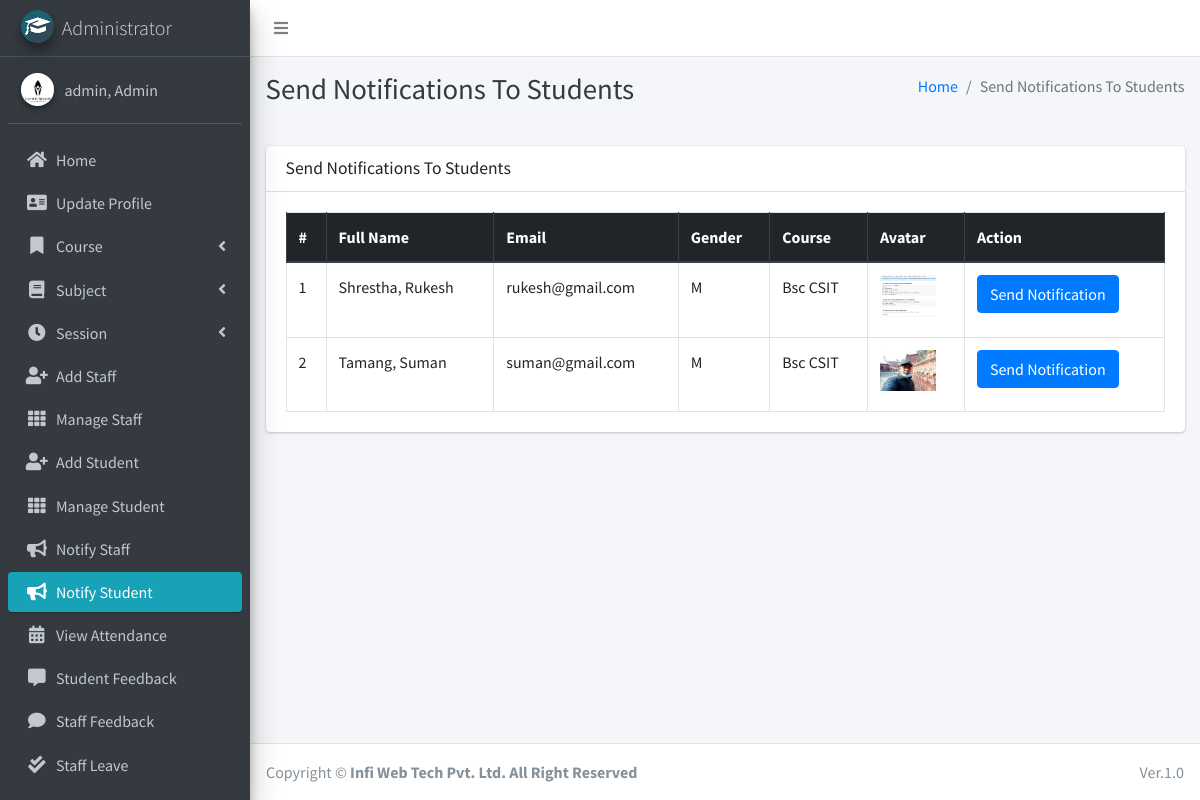
Page /admin_notify_student (signed in) on the committed database.
### main_app/models.py (models this page shows, shortened)
class CustomUser(AbstractUser):
    USER_TYPE = ((1, "HOD"), (2, "Staff"), (3, "Student"))
    GENDER = [("M", "Male"), ("F", "Female")]
    username = None  # Removed username, using email instead
    email = models.EmailField(unique=True)
    user_type = models.CharField(default=1, choices=USER_TYPE, max_length=1)
    gender = models.CharField(max_length=1, choices=GENDER)
    profile_pic = models.ImageField()
    address = models.TextField()
    fcm_token = models.TextField(default="")  # For firebase notifications
    created_at = models.DateTimeField(auto_now_add=True)
    updated_at = models.DateTimeField(auto_now=True)
    USERNAME_FIELD = "email"
    REQUIRED_FIELDS = []
    objects = CustomUserManager()
    def __str__(self):
        return self.last_name + ", " + self.first_name

class Student(models.Model):
    admin = models.OneToOneField(CustomUser, on_delete=models.CASCADE)
    course = models.ForeignKey(Course, on_delete=models.DO_NOTHING, null=True, blank=False)
    session = models.ForeignKey(Session, on_delete=models.DO_NOTHING, null=True)

class Course(models.Model):
    name = models.CharField(max_length=120)
    created_at = models.DateTimeField(auto_now_add=True)
    updated_at = models.DateTimeField(auto_now=True)

### main_app/hod_views.py (the view)
# urls.py: path("admin_notify_student", hod_views.admin_notify_student,
def admin_notify_student(request):
    student = CustomUser.objects.filter(user_type=3)
    context = {
        'page_title': "Send Notifications To Students",
        'students': student
    }
    return render(request, "hod_template/student_notification.html", context)

### main_app/templates/hod_template/student_notification.html (shortened to what this page needs)
{% extends 'main_app/base.html' %}
{% load static %}
{% block page_title %}{{page_title}}{% endblock page_title %}
{% block content %}
<section class="content">
    <div class="container-fluid">
        <div class="row">
            <div class="col-md-12">
                <div class="card">
                    <div class="card-header">
                        <h3 class="card-title">{{page_title}}</h3>
                    </div>
                    <div class="card-body">
                        <table id="example2" class="table table-bordered table-hover">
                            <thead class="thead-dark">
                                <tr>
                                    <th>#</th>
                                    <th>Full Name</th>
                                    <th>Email</th>
                                    <th>Gender</th>
                                    <th>Course</th>
                                    <th>Avatar</th>
                                    <th>Action</th>
                                </tr>
                            </thead>
                            <tbody>
                                {% for student in students %}
                                <tr>
                                    <td>{{ forloop.counter }}</td>
                                    <td>{{student.last_name}}, {{student.first_name}}</td>
                                    <td>{{student.email}}</td>
                                    <td>{{student.gender}}</td>
                                    <td>{{student.student.course.name}}</td>
                                    <td>
                                        {% if student.profile_pic == ""  %}
                                        No Image
                                        {% else %}
                                        <img class="img img-fluid mb-2" height="56" width="56"
                                            src="{{student.profile_pic}}" alt="">
                                        {% endif %}
                                    </td>
                                    <td><button data-toggle = "modal" data-target = "#myModal"class="btn btn-primary show_notification" value="{{student.id}}">Send Notification</button>
                                    </td>
                                </tr>
                                {% endfor %}
                            </tbody>
                        </table>
                    </div>
                </div>
            </div>
        </div>
    </div>
</section>
{% endblock content %}

### main_app/templates/main_app/base.html (shortened to what this page needs)
{% load static %}
<!DOCTYPE html>
<html>
<head>
    <link rel="stylesheet" href="{% static 'plugins/fontawesome-free/css/all.min.css'%} ">
    <link rel="stylesheet" href="https://code.ionicframework.com/ionicons/2.0.1/css/ionicons.min.css">
    <link rel="stylesheet"
        href="{% static 'plugins/tempusdominus-bootstrap-4/css/tempusdominus-bootstrap-4.min.css'%} ">
    <link rel="stylesheet" href="{% static 'plugins/icheck-bootstrap/icheck-bootstrap.min.css'%} ">
    <link rel="stylesheet" href="{% static 'dist/css/adminlte.min.css'%} ">
    <link rel="stylesheet" href="{% static 'plugins/overlayScrollbars/css/OverlayScrollbars.min.css'%} ">
    <link rel="stylesheet" href="{% static 'plugins/daterangepicker/daterangepicker.css'%} ">
</head>
<body class="hold-transition sidebar-mini layout-fixed">
    <div class="wrapper">
        <nav class="main-header navbar navbar-expand navbar-white navbar-light">
            <ul class="navbar-nav">
                <li class="nav-item">
                    <a class="nav-link" data-widget="pushmenu" href="#"><i class="fas fa-bars"></i></a>
                </li>
            </ul>
        </nav>
        {% include "main_app/sidebar_template.html" with user=user %}
        <div class="content-wrapper">
            <div class="content-header">
                <div class="container-fluid">
                    <div class="row mb-2">
                        <div class="col-sm-6">
                            <h1 class="m-0 text-dark">{% block page_title %}{% endblock page_title %}</h1>
                        </div>
                        <div class="col-sm-6">
                            <ol class="breadcrumb float-sm-right">
                                <li class="breadcrumb-item"><a href="#">Home</a></li>
                                <li class="breadcrumb-item active">{{ page_title }}</li>
                            </ol>
                        </div>
                    </div>
                </div>
            </div>
<section class="content">
    <div class="container-fluid">
        <div class="row">
            <div class="col-md-12">
            </div></div></div></section>
            {% block content %}
            {% endblock content %}
        </div>
        {% include "main_app/footer.html" %}
    </div>
</body>
</html>

### main_app/templates/main_app/sidebar_template.html (shortened to what this page needs)
{% load static %}
<aside class="main-sidebar sidebar-dark-info elevation-4">
    {% if request.user.user_type == '1' %}
    <a href="{% url 'admin_home' %}" class="brand-link">
        <img src="{% static 'dist/img/cmsl.png' %} " alt="AdminLTE Logo"
            class="brand-image img-circle elevation-3" >
        <span class="brand-text font-weight-light">Administrator</span>
    </a>
    <div class="sidebar">
        <div class="user-panel mt-3 pb-3 mb-3 d-flex">
            <div class="image">
                <img src="{{ request.user.profile_pic}}" class="img-circle elevation-2" alt="User Image">
            </div>
            <div class="info">
                <a href="#" class="d-block">{{user}}</a>
            </div>
        </div>
        <nav class="mt-2">
            <ul class="nav nav-pills nav-sidebar flex-column" data-widget="treeview" role="menu" data-accordion="false">
                <li class="nav-item">
                    {% url 'admin_home' as admin_home %}
                    <a href="{{admin_home}}" class="nav-link {% if admin_home == request.path %} active {% endif %}">
                        <i class="nav-icon fas fa-home"></i>
                        <p>
                            Home
                        </p>
                    </a>
                </li>
                <li class="nav-item">
                    {% url 'admin_view_profile' as admin_view_profile %}
                    <a href="{{admin_view_profile}}"
                        class="nav-link {% if admin_view_profile == request.path %} active {% endif %}">
                        <i class="nav-icon fas fa-address-card"></i>
                        <p>
                            Update Profile
                        </p>
                    </a>
                </li>
                <li class="nav-item has-treeview">
                    <a href="#" class="nav-link">
                        <i class="nav-icon fas fa-bookmark"></i>
                        <p>
                            Course
                            <i class="fas fa-angle-left right"></i>
                        </p>
                    </a>
                </li>
                <li class="nav-item has-treeview">
                    <a href="#" class="nav-link">
                        <i class="nav-icon fas fa-book"></i>
                        <p>
                            Subject
                            <i class="fas fa-angle-left right"></i>
                        </p>
                    </a>
                </li>
                <li class="nav-item has-treeview">
                    <a href="#" class="nav-link">
                        <i class="nav-icon fas fa-clock"></i>
                        <p>
                            Session
                            <i class="fas fa-angle-left right"></i>
                        </p>
                    </a>
                </li>
                <li class="nav-item">
                    {% url 'add_staff' as add_staff %}
                    <a href="{{add_staff}}" class="nav-link {% if add_staff == request.path %} active {% endif %}">
                        <i class="nav-icon fas fa-user-plus"></i>
                        <p>
                            Add Staff
                        </p>
                    </a>
                </li>
                <li class="nav-item">
                    {% url 'manage_staff' as manage_staff %}
                    {% url 'edit_staff' staff_id as edit_staff %}
                    <a href="{{manage_staff}}"
                        class="nav-link {% if manage_staff == request.path or request.path == edit_staff %} active {% endif %}">
                        <i class="nav-icon fas fa-th"></i>
                        <p>
                            Manage Staff
                        </p>
                    </a>
                </li>
                <li class="nav-item">
                    {% url 'add_student' as add_student%}
                    <a href="{{add_student}}" class="nav-link  {% if add_student == request.path %} active {% endif %}">
                        <i class="nav-icon fas fa-user-plus"></i>
                        <p>
                            Add Student
                        </p>
                    </a>
                </li>
                <li class="nav-item">
                    {% url 'manage_student' as manage_student %}
                    {% url 'edit_student' student_id as edit_student %}
                    <a href="{{manage_student}}"
                        class="nav-link  {% if edit_student == request.path or manage_student == request.path %} active {% endif %}">
                        <i class="nav-icon fas fa-th"></i>
                        <p>
                            Manage Student
                        </p>
                    </a>
                </li>
                <li class="nav-item">
                    {% url 'admin_notify_staff' as admin_notify_staff %}
                    <a href="{{admin_notify_staff}}"
                        class="nav-link {% if admin_notify_staff == request.path %} active {% endif %}">
                        <i class="nav-icon fas fa-bullhorn"></i>
                        <p>
                            Notify Staff
                        </p>
                    </a>
                </li>
                <li class="nav-item">
                    {% url 'admin_notify_student' as admin_notify_student %}
                    <a href="{{admin_notify_student}}"
                        class="nav-link {% if admin_notify_student == request.path %} active {% endif %}">
                        <i class="nav-icon fas fa-bullhorn"></i>
                        <p>
                            Notify Student
                        </p>
                    </a>
                </li>
                <li class="nav-item">
                    {% url 'admin_view_attendance' as admin_view_attendance %}
                <li class="nav-item">
                    <a href="{{admin_view_attendance}}"
                        class="nav-link  {% if admin_view_attendance == request.path %} active {% endif %}">
                        <i class="nav-icon fas fa-calendar-alt"></i>
                        <p>
                            View Attendance
                        </p>
                    </a>
                </li>
                <li class="nav-item">
                    {% url 'student_feedback_message' as student_feedback_message %}
                    <a href="{{ student_feedback_message }}"
                        class="nav-link  {% if student_feedback_message == request.path %} active {% endif %}">
                        <i class="nav-icon fas fa-comment-alt"></i>
                        <p>
                            Student Feedback
                        </p>
                    </a>
                </li>
                <li class="nav-item">
                    {% url 'staff_feedback_message' as staff_feedback_message %}
                    <a href="{{staff_feedback_message}}"
                        class="nav-link   {% if staff_feedback_message == request.path %} active {% endif %}">
                        <i class="nav-icon fas fa-comment"></i>
                        <p>
                            Staff Feedback
                        </p>
                    </a>
                </li>
                <li class="nav-item">
                    {% url 'view_staff_leave' as view_staff_leave %}
                    <a href="{{view_staff_leave}}"
                        class="nav-link  {% if view_staff_leave == request.path %} active {% endif %}">
                        <i class="nav-icon fas fa-check-double"></i>
                        <p>
                            Staff Leave
                        </p>
                    </a>
                </li>
                <li class="nav-item">
                    {% url 'view_student_leave' as view_student_leave %}
                    <a href="{% url 'view_student_leave' %}"
                        class="nav-link  {% if view_student_leave == request.path %} active {% endif %}">
                    </a>
                </li>
                                        {% endif %}
                                    </ul>
                                </nav>
                            </div>
</aside>

### main_app/templates/main_app/footer.html
<footer class="main-footer">
    Copyright &copy; <strong>Infi Web Tech Pvt. Ltd. All Right Reserved</strong>
    <div class="float-right d-none d-sm-inline-block">
       Ver.1.0
    </div>
</footer>

### rows in the picture
CustomUser: last_name+first_name "admin, Admin"
CustomUser: last_name "Shrestha", first_name "Rukesh", email "rukesh@gmail.com", gender "M", student.course.name "Bsc CSIT", shows a picture
CustomUser: last_name "Tamang", first_name "Suman", email "suman@gmail.com", gender "M", student.course.name "Bsc CSIT", profile_pic (picture)

### other values in the picture
{{ page_title }} "Send Notifications To Students"
